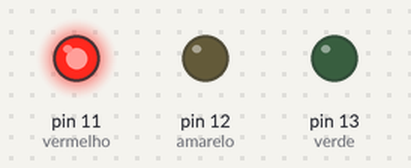
A sketch run on a simulated Arduino Uno, built with avr-gcc and run on an emulated ATmega328P. Parts: output pins drawn as LEDs (lit = HIGH).

Above: at 1.5 s.
At 3.5 s:
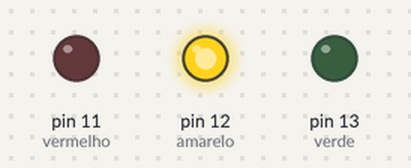
At 5.5 s:
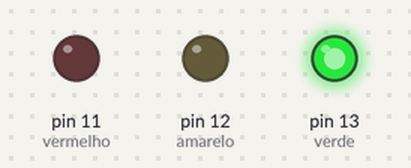
Timing chart, 0 to 9.1 s (numbered marks = the images above):
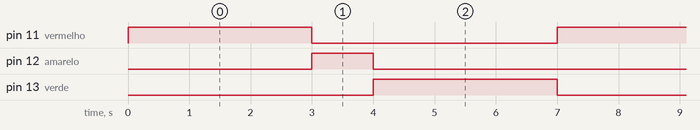

The sketch:

secao-2.4.ino
```cpp
int vermelho = 11;
int amarelo = 12;
int verde = 13;

void setup() {
  pinMode(vermelho, OUTPUT);
  pinMode(amarelo, OUTPUT);
  pinMode(verde, OUTPUT);
}

void loop() {
  controlaSemaforo();
}

void controlaSemaforo(){
  digitalWrite(vermelho, HIGH);
  delay(3000);
  digitalWrite(vermelho, LOW);

  digitalWrite(amarelo, HIGH);
  delay(1000);
  digitalWrite(amarelo, LOW);

  digitalWrite(verde, HIGH);
  delay(3000);
  digitalWrite(verde, LOW);
}
```

Measured:
- by itself, pin 11 (vermelho), pin 13 (verde): alternates HIGH for 3.0 s and LOW for 4.0 s
- by itself, pin 12 (amarelo): alternates HIGH for 1.0 s and LOW for 6.0 s
- by itself, everything shown: repeats every 7.0 s, in 4 steps
